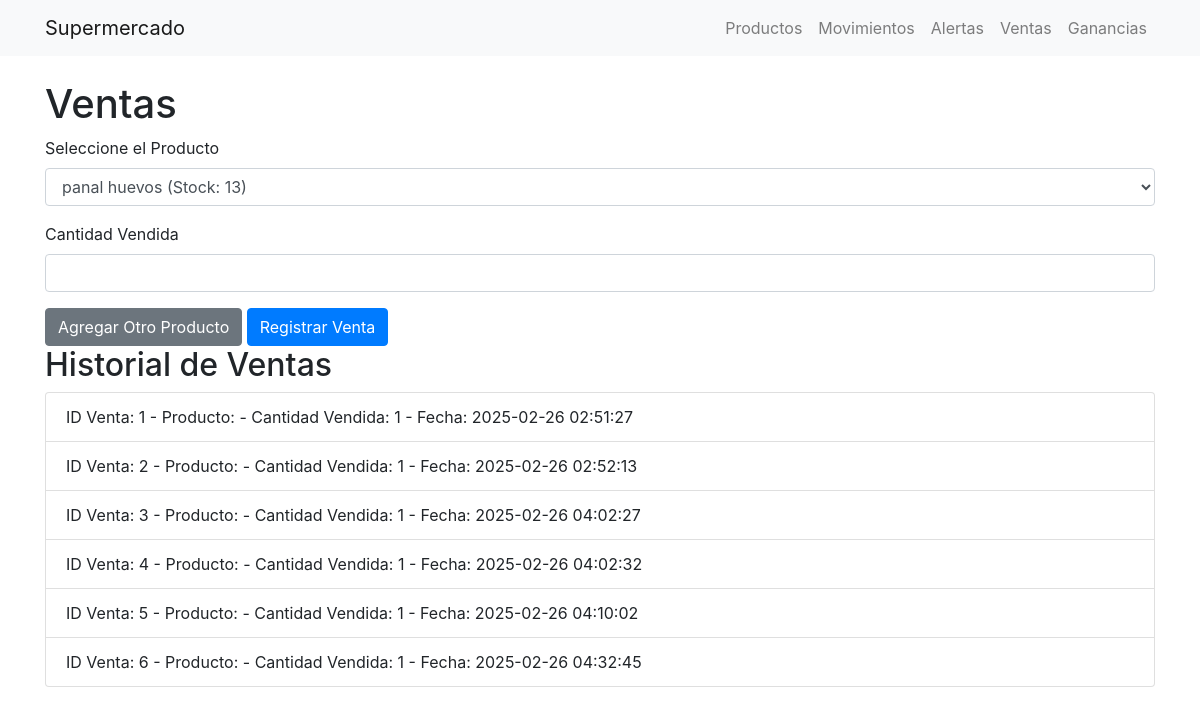
Page /ventas on the earlier database version.
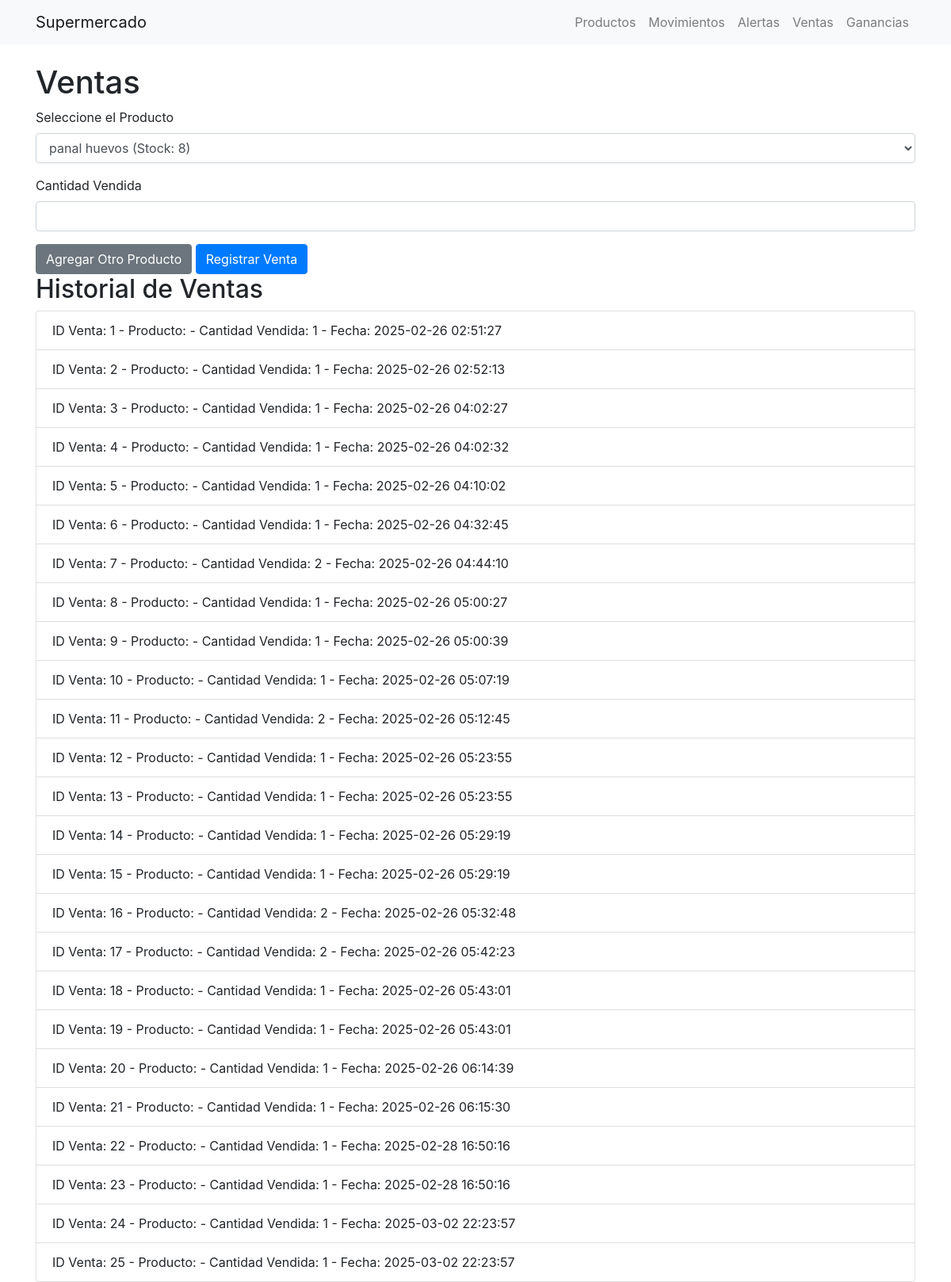
Same page on the later database version.
### app.py (models this page shows)
class Venta(db.Model):
    id = db.Column(db.Integer, primary_key=True)
    producto_id = db.Column(db.Integer, db.ForeignKey('producto.id'), nullable=False)
    producto = db.relationship('Producto', backref='ventas', lazy=True)  # Relación con Producto
    cantidad_vendida = db.Column(db.Integer, nullable=False)
    fecha_venta = db.Column(db.DateTime, nullable=False, default=db.func.current_timestamp())
    precio_venta_unitario = db.Column(db.Float, nullable=False)

### app.py (the view, shortened to what this page needs)
@app.route('/ventas', methods=['GET', 'POST'])
def ventas():
    productos = Producto.query.all()
    ventas = Venta.query.all()
    return render_template('ventas.html', productos=productos, ventas=ventas)

### templates/ventas.html (shortened to what this page needs)
{% extends 'index.html' %}
{% block content %}
    <h1>Ventas</h1>
    <form method="post">
        <div id="productos-container">
            <div class="producto">
                <div class="form-group">
                    <label for="producto_id_0">Seleccione el Producto</label>
                    <select class="form-control" id="producto_id_0" name="producto_id">
                        {% for producto in productos %}
                            <option value="{{ producto.id }}">{{ producto.nombre }} (Stock: {{ producto.stock_disponible }})</option>
                        {% endfor %}
                    </select>
                </div>
                <div class="form-group">
                    <label for="cantidad_vendida_0">Cantidad Vendida</label>
                    <input type="number" class="form-control" id="cantidad_vendida_0" name="cantidad_vendida" required>
                </div>
            </div>
        </div>
        <button type="button" id="add-producto" class="btn btn-secondary">Agregar Otro Producto</button>
        <button type="submit" class="btn btn-primary">Registrar Venta</button>
    </form>
    <h2>Historial de Ventas</h2>
    <ul class="list-group">
        {% for venta in ventas %}
            <li class="list-group-item">
                ID Venta: {{ venta.id }} -
                Producto: {{ venta.producto_nombre }} -
                Cantidad Vendida: {{ venta.cantidad_vendida }} -
                Fecha: {{ venta.fecha_venta }}
            </li>
        {% endfor %}
    </ul>
{% endblock %}

Differences in the rows shown:
added Venta: id "7", cantidad_vendida "2", fecha_venta "2025-02-26 04:44:10"
added Venta: id "8", cantidad_vendida "1", fecha_venta "2025-02-26 05:00:27"
added Venta: id "9", cantidad_vendida "1", fecha_venta "2025-02-26 05:00:39"
added Venta: id "10", cantidad_vendida "1", fecha_venta "2025-02-26 05:07:19"
added Venta: id "11", cantidad_vendida "2", fecha_venta "2025-02-26 05:12:45"
added Venta: id "12", cantidad_vendida "1", fecha_venta "2025-02-26 05:23:55"
added Venta: id "13", cantidad_vendida "1", fecha_venta "2025-02-26 05:23:55"
added Venta: id "14", cantidad_vendida "1", fecha_venta "2025-02-26 05:29:19"
added Venta: id "15", cantidad_vendida "1", fecha_venta "2025-02-26 05:29:19"
added Venta: id "16", cantidad_vendida "2", fecha_venta "2025-02-26 05:32:48"
added Venta: id "17", cantidad_vendida "2", fecha_venta "2025-02-26 05:42:23"
added Venta: id "18", cantidad_vendida "1", fecha_venta "2025-02-26 05:43:01"
added Venta: id "19", cantidad_vendida "1", fecha_venta "2025-02-26 05:43:01"
added Venta: id "20", cantidad_vendida "1", fecha_venta "2025-02-26 06:14:39"
added Venta: id "21", cantidad_vendida "1", fecha_venta "2025-02-26 06:15:30"
added Venta: id "22", cantidad_vendida "1", fecha_venta "2025-02-28 16:50:16"
added Venta: id "23", cantidad_vendida "1", fecha_venta "2025-02-28 16:50:16"
added Venta: id "24", cantidad_vendida "1", fecha_venta "2025-03-02 22:23:57"
added Venta: id "25", cantidad_vendida "1", fecha_venta "2025-03-02 22:23:57"
Other differences:
form field producto_id: "panal huevos (Stock: 13)" → "panal huevos (Stock: 8)"
